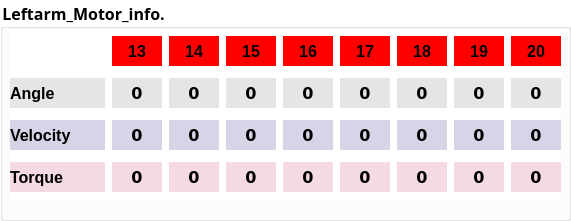
       <widget class="QGroupBox" name="groupBox_4">
        <property name="geometry">
         <rect>
          <x>10</x>
          <y>40</y>
          <width>571</width>
          <height>221</height>
         </rect>
        </property>
        <property name="font">
         <font>
          <family>微軟正黑體</family>
          <pointsize>12</pointsize>
          <weight>75</weight>
          <bold>true</bold>
         </font>
        </property>
        <property name="styleSheet">
         <string notr="true">background-color: rgb(255, 255, 255);</string>
        </property>
        <property name="title">
         <string>Leftarm_Motor_info.</string>
        </property>
        <widget class="QWidget" name="gridLayoutWidget">
         <property name="geometry">
          <rect>
           <x>10</x>
           <y>30</y>
           <width>551</width>
           <height>171</height>
          </rect>
         </property>
         <layout class="QGridLayout" name="gridLayout_2">
          <property name="horizontalSpacing">
           <number>7</number>
          </property>
          <item row="1" column="5">
           <widget class="QLabel" name="Leftarm_label_PresentAngle_5">
            <property name="maximumSize">
             <size>
              <width>50</width>
              <height>30</height>
             </size>
            </property>
            <property name="font">
             <font>
              <family>Bitstream Vera Sans</family>
              <pointsize>12</pointsize>
              <weight>75</weight>
              <italic>false</italic>
              <bold>true</bold>
             </font>
            </property>
            <property name="styleSheet">
             <string notr="true">background-color: rgb(229, 229, 229)</string>
            </property>
            <property name="text">
             <string>0</string>
            </property>
            <property name="alignment">
             <set>Qt::AlignCenter</set>
            </property>
           </widget>
          </item>
          <item row="1" column="1">
           <widget class="QLabel" name="Leftarm_label_PresentAngle">
            <property name="maximumSize">
             <size>
              <width>50</width>
              <height>30</height>
             </size>
            </property>
            <property name="font">
             <font>
              <family>Bitstream Vera Sans</family>
              <pointsize>12</pointsize>
              <weight>75</weight>
              <italic>false</italic>
              <bold>true</bold>
             </font>
            </property>
            <property name="styleSheet">
             <string notr="true">background-color: rgb(229, 229, 229)</string>
            </property>
            <property name="text">
             <string>0</string>
            </property>
            <property name="alignment">
             <set>Qt::AlignCenter</set>
            </property>
           </widget>
          </item>
          <item row="1" column="8">
           <widget class="QLabel" name="Leftarm_label_PresentAngle_8">
            <property name="maximumSize">
             <size>
              <width>50</width>
              <height>30</height>
             </size>
            </property>
            <property name="font">
             <font>
              <family>Bitstream Vera Sans</family>
              <pointsize>12</pointsize>
              <weight>75</weight>
              <italic>false</italic>
              <bold>true</bold>
             </font>
            </property>
            <property name="styleSheet">
             <string notr="true">background-color: rgb(229, 229, 229)</string>
            </property>
            <property name="text">
             <string>0</string>
            </property>
            <property name="alignment">
             <set>Qt::AlignCenter</set>
            </property>
           </widget>
          </item>
          <item row="2" column="0">
           <widget class="QLabel" name="LeftArm_label_title_presentvelocity">
            <property name="maximumSize">
             <size>
              <width>100</width>
              <height>16777215</height>
             </size>
            </property>
            <property name="font">
             <font>
              <pointsize>12</pointsize>
              <weight>75</weight>
              <bold>true</bold>
             </font>
            </property>
            <property name="styleSheet">
             <string notr="true">background-color: rgb(214, 212, 231)</string>
            </property>
            <property name="text">
             <string>Velocity</string>
            </property>
           </widget>
          </item>
          <item row="3" column="0">
           <widget class="QLabel" name="LeftArm_label_title_presenttorque">
            <property name="maximumSize">
             <size>
              <width>100</width>
              <height>16777215</height>
             </size>
            </property>
            <property name="font">
             <font>
              <pointsize>12</pointsize>
              <weight>75</weight>
              <bold>true</bold>
             </font>
            </property>
            <property name="styleSheet">
             <string notr="true">background-color: rgb(245, 217, 228);</string>
            </property>
            <property name="text">
             <string>Torque</string>
            </property>
           </widget>
          </item>
          <item row="1" column="0">
           <widget class="QLabel" name="LeftArm_label_title_presentangle">
            <property name="maximumSize">
             <size>
              <width>100</width>
              <height>16777215</height>
             </size>
            </property>
            <property name="font">
             <font>
              <pointsize>12</pointsize>
              <weight>75</weight>
              <bold>true</bold>
             </font>
            </property>
            <property name="styleSheet">
             <string notr="true">background-color: rgb(229, 229, 229)</string>
            </property>
            <property name="text">
             <string>Angle</string>
            </property>
           </widget>
          </item>
          <item row="0" column="4">
           <widget class="QLabel" name="Leftarm_label_ID_4">
            <property name="maximumSize">
             <size>
              <width>50</width>
              <height>30</height>
             </size>
            </property>
            <property name="font">
             <font>
              <pointsize>12</pointsize>
              <weight>75</weight>
              <italic>false</italic>
              <bold>true</bold>
             </font>
            </property>
            <property name="styleSheet">
             <string notr="true">background-color : rgb(255,0,0)</string>
            </property>
            <property name="text">
             <string>16</string>
            </property>
            <property name="alignment">
             <set>Qt::AlignCenter</set>
            </property>
           </widget>
          </item>
          <item row="0" column="2">
           <widget class="QLabel" name="Leftarm_label_ID_2">
            <property name="maximumSize">
             <size>
              <width>50</width>
              <height>30</height>
             </size>
            </property>
            <property name="font">
             <font>
              <pointsize>12</pointsize>
              <weight>75</weight>
              <italic>false</italic>
              <bold>true</bold>
             </font>
            </property>
            <property name="styleSheet">
             <string notr="true">background-color : rgb(255,0,0)</string>
            </property>
            <property name="text">
             <string>14</string>
            </property>
            <property name="alignment">
             <set>Qt::AlignCenter</set>
            </property>
           </widget>
          </item>
          <item row="0" column="3">
           <widget class="QLabel" name="Leftarm_label_ID_3">
            <property name="maximumSize">
             <size>
              <width>50</width>
              <height>30</height>
             </size>
            </property>
            <property name="font">
             <font>
              <pointsize>12</pointsize>
              <weight>75</weight>
              <italic>false</italic>
              <bold>true</bold>
             </font>
            </property>
            <property name="styleSheet">
             <string notr="true">background-color : rgb(255,0,0)</string>
            </property>
            <property name="text">
             <string>15</string>
            </property>
            <property name="alignment">
             <set>Qt::AlignCenter</set>
            </property>
           </widget>
          </item>
          <item row="0" column="5">
           <widget class="QLabel" name="Leftarm_label_ID_5">
            <property name="maximumSize">
             <size>
              <width>50</width>
              <height>30</height>
             </size>
            </property>
            <property name="font">
             <font>
              <pointsize>12</pointsize>
              <weight>75</weight>
              <italic>false</italic>
              <bold>true</bold>
             </font>
            </property>
            <property name="styleSheet">
             <string notr="true">background-color : rgb(255,0,0)</string>
            </property>
            <property name="text">
             <string>17</string>
            </property>
            <property name="alignment">
             <set>Qt::AlignCenter</set>
            </property>
           </widget>
          </item>
          <item row="0" column="1">
           <widget class="QLabel" name="Leftarm_label_ID">
            <property name="maximumSize">
             <size>
              <width>50</width>
              <height>30</height>
             </size>
            </property>
            <property name="font">
             <font>
              <pointsize>12</pointsize>
              <weight>75</weight>
              <italic>false</italic>
              <bold>true</bold>
             </font>
            </property>
            <property name="styleSheet">
             <string notr="true">background-color : rgb(255,0,0)</string>
            </property>
            <property name="text">
             <string>13</string>
            </property>
            <property name="alignment">
             <set>Qt::AlignCenter</set>
            </property>
           </widget>
          </item>
          <item row="0" column="6">
           <widget class="QLabel" name="Leftarm_label_ID_6">
            <property name="maximumSize">
             <size>
              <width>50</width>
              <height>30</height>
             </size>
            </property>
            <property name="font">
             <font>
              <pointsize>12</pointsize>
              <weight>75</weight>
              <italic>false</italic>
              <bold>true</bold>
             </font>
            </property>
            <property name="styleSheet">
             <string notr="true">background-color : rgb(255,0,0)</string>
            </property>
            <property name="text">
             <string>18</string>
            </property>
            <property name="alignment">
             <set>Qt::AlignCenter</set>
            </property>
           </widget>
          </item>
          <item row="0" column="7">
           <widget class="QLabel" name="Leftarm_label_ID_7">
            <property name="maximumSize">
             <size>
              <width>50</width>
              <height>30</height>
             </size>
            </property>
            <property name="font">
             <font>
              <pointsize>12</pointsize>
              <weight>75</weight>
              <italic>false</italic>
              <bold>true</bold>
             </font>
            </property>
            <property name="styleSheet">
             <string notr="true">background-color : rgb(255,0,0)</string>
            </property>
            <property name="text">
             <string>19</string>
            </property>
            <property name="alignment">
             <set>Qt::AlignCenter</set>
            </property>
           </widget>
          </item>
          <item row="0" column="8">
           <widget class="QLabel" name="Leftarm_label_ID_8">
            <property name="maximumSize">
             <size>
              <width>50</width>
              <height>30</height>
             </size>
            </property>
            <property name="font">
             <font>
              <pointsize>12</pointsize>
              <weight>75</weight>
              <italic>false</italic>
              <bold>true</bold>
             </font>
            </property>
            <property name="styleSheet">
             <string notr="true">background-color : rgb(255,0,0)</string>
            </property>
            <property name="text">
             <string>20</string>
            </property>
            <property name="alignment">
             <set>Qt::AlignCenter</set>
            </property>
           </widget>
          </item>
          <item row="1" column="7">
           <widget class="QLabel" name="Leftarm_label_PresentAngle_7">
            <property name="maximumSize">
             <size>
              <width>50</width>
              <height>30</height>
             </size>
            </property>
            <property name="font">
             <font>
              <family>Bitstream Vera Sans</family>
              <pointsize>12</pointsize>
              <weight>75</weight>
              <italic>false</italic>
              <bold>true</bold>
             </font>
            </property>
            <property name="styleSheet">
             <string notr="true">background-color: rgb(229, 229, 229)</string>
            </property>
            <property name="text">
             <string>0</string>
            </property>
            <property name="alignment">
             <set>Qt::AlignCenter</set>
            </property>
           </widget>
          </item>
          <item row="1" column="4">
           <widget class="QLabel" name="Leftarm_label_PresentAngle_4">
            <property name="maximumSize">
             <size>
              <width>50</width>
              <height>30</height>
             </size>
            </property>
            <property name="font">
             <font>
              <family>Bitstream Vera Sans</family>
              <pointsize>12</pointsize>
              <weight>75</weight>
              <italic>false</italic>
              <bold>true</bold>
             </font>
            </property>
            <property name="styleSheet">
             <string notr="true">background-color: rgb(229, 229, 229)</string>
            </property>
            <property name="text">
             <string>0</string>
            </property>
            <property name="alignment">
             <set>Qt::AlignCenter</set>
            </property>
           </widget>
          </item>
          <item row="1" column="3">
           <widget class="QLabel" name="Leftarm_label_PresentAngle_3">
            <property name="maximumSize">
             <size>
              <width>50</width>
              <height>30</height>
             </size>
            </property>
            <property name="font">
             <font>
              <family>Bitstream Vera Sans</family>
              <pointsize>12</pointsize>
              <weight>75</weight>
              <italic>false</italic>
              <bold>true</bold>
             </font>
            </property>
            <property name="styleSheet">
             <string notr="true">background-color: rgb(229, 229, 229)</string>
            </property>
            <property name="text">
             <string>0</string>
            </property>
            <property name="alignment">
             <set>Qt::AlignCenter</set>
            </property>
           </widget>
          </item>
          <item row="1" column="2">
           <widget class="QLabel" name="Leftarm_label_PresentAngle_2">
            <property name="maximumSize">
             <size>
              <width>50</width>
              <height>30</height>
             </size>
            </property>
            <property name="font">
             <font>
              <family>Bitstream Vera Sans</family>
              <pointsize>12</pointsize>
              <weight>75</weight>
              <italic>false</italic>
              <bold>true</bold>
             </font>
            </property>
            <property name="styleSheet">
             <string notr="true">background-color: rgb(229, 229, 229)</string>
            </property>
            <property name="text">
             <string>0</string>
            </property>
            <property name="alignment">
             <set>Qt::AlignCenter</set>
            </property>
           </widget>
          </item>
          <item row="2" column="2">
           <widget class="QLabel" name="Leftarm_label_PresentVelocity_2">
            <property name="maximumSize">
             <size>
              <width>50</width>
              <height>30</height>
             </size>
            </property>
            <property name="font">
             <font>
              <family>Bitstream Vera Sans</family>
              <pointsize>12</pointsize>
              <weight>75</weight>
              <bold>true</bold>
             </font>
            </property>
            <property name="styleSheet">
             <string notr="true">background-color: rgb(214, 212, 231)</string>
            </property>
            <property name="text">
             <string>0</string>
            </property>
            <property name="alignment">
             <set>Qt::AlignCenter</set>
            </property>
           </widget>
          </item>
          <item row="2" column="4">
           <widget class="QLabel" name="Leftarm_label_PresentVelocity_4">
            <property name="maximumSize">
             <size>
              <width>50</width>
              <height>30</height>
             </size>
            </property>
            <property name="font">
             <font>
              <family>Bitstream Vera Sans</family>
              <pointsize>12</pointsize>
              <weight>75</weight>
              <bold>true</bold>
             </font>
            </property>
            <property name="styleSheet">
             <string notr="true">background-color: rgb(214, 212, 231)</string>
            </property>
            <property name="text">
             <string>0</string>
            </property>
            <property name="alignment">
             <set>Qt::AlignCenter</set>
            </property>
           </widget>
          </item>
          <item row="2" column="3">
           <widget class="QLabel" name="Leftarm_label_PresentVelocity_3">
            <property name="maximumSize">
             <size>
              <width>50</width>
              <height>30</height>
             </size>
            </property>
            <property name="font">
             <font>
              <family>Bitstream Vera Sans</family>
              <pointsize>12</pointsize>
              <weight>75</weight>
              <bold>true</bold>
             </font>
            </property>
            <property name="styleSheet">
             <string notr="true">background-color: rgb(214, 212, 231)</string>
            </property>
            <property name="text">
             <string>0</string>
            </property>
            <property name="alignment">
             <set>Qt::AlignCenter</set>
            </property>
           </widget>
          </item>
          <item row="2" column="8">
           <widget class="QLabel" name="Leftarm_label_PresentVelocity_8">
            <property name="maximumSize">
             <size>
              <width>50</width>
              <height>30</height>
             </size>
            </property>
            <property name="font">
             <font>
              <family>Bitstream Vera Sans</family>
              <pointsize>12</pointsize>
              <weight>75</weight>
              <bold>true</bold>
             </font>
            </property>
            <property name="styleSheet">
             <string notr="true">background-color: rgb(214, 212, 231)</string>
            </property>
            <property name="text">
             <string>0</string>
            </property>
            <property name="alignment">
             <set>Qt::AlignCenter</set>
            </property>
           </widget>
          </item>
          <item row="2" column="6">
           <widget class="QLabel" name="Leftarm_label_PresentVelocity_6">
            <property name="maximumSize">
             <size>
              <width>50</width>
              <height>30</height>
             </size>
            </property>
            <property name="font">
             <font>
              <family>Bitstream Vera Sans</family>
              <pointsize>12</pointsize>
              <weight>75</weight>
              <bold>true</bold>
             </font>
            </property>
            <property name="styleSheet">
             <string notr="true">background-color: rgb(214, 212, 231)</string>
            </property>
            <property name="text">
             <string>0</string>
            </property>
            <property name="alignment">
             <set>Qt::AlignCenter</set>
            </property>
           </widget>
          </item>
          <item row="2" column="1">
           <widget class="QLabel" name="Leftarm_label_PresentVelocity">
            <property name="maximumSize">
             <size>
              <width>50</width>
              <height>30</height>
             </size>
            </property>
            <property name="font">
             <font>
              <family>Bitstream Vera Sans</family>
              <pointsize>12</pointsize>
              <weight>75</weight>
              <bold>true</bold>
             </font>
            </property>
            <property name="styleSheet">
             <string notr="true">background-color: rgb(214, 212, 231)</string>
            </property>
            <property name="text">
             <string>0</string>
            </property>
            <property name="alignment">
             <set>Qt::AlignCenter</set>
            </property>
           </widget>
          </item>
          <item row="2" column="7">
           <widget class="QLabel" name="Leftarm_label_PresentVelocity_7">
            <property name="maximumSize">
             <size>
              <width>50</width>
              <height>30</height>
             </size>
            </property>
            <property name="font">
             <font>
              <family>Bitstream Vera Sans</family>
              <pointsize>12</pointsize>
              <weight>75</weight>
              <bold>true</bold>
             </font>
            </property>
            <property name="styleSheet">
             <string notr="true">background-color: rgb(214, 212, 231)</string>
            </property>
            <property name="text">
             <string>0</string>
            </property>
            <property name="alignment">
             <set>Qt::AlignCenter</set>
            </property>
           </widget>
          </item>
          <item row="1" column="6">
           <widget class="QLabel" name="Leftarm_label_PresentAngle_6">
            <property name="maximumSize">
             <size>
              <width>50</width>
              <height>30</height>
             </size>
            </property>
            <property name="font">
             <font>
              <family>Bitstream Vera Sans</family>
              <pointsize>12</pointsize>
              <weight>75</weight>
              <italic>false</italic>
              <bold>true</bold>
             </font>
            </property>
            <property name="styleSheet">
             <string notr="true">background-color: rgb(229, 229, 229)</string>
            </property>
            <property name="text">
             <string>0</string>
            </property>
            <property name="alignment">
             <set>Qt::AlignCenter</set>
            </property>
           </widget>
          </item>
          <item row="2" column="5">
           <widget class="QLabel" name="Leftarm_label_PresentVelocity_5">
            <property name="maximumSize">
             <size>
              <width>50</width>
              <height>30</height>
             </size>
            </property>
            <property name="font">
             <font>
              <family>Bitstream Vera Sans</family>
              <pointsize>12</pointsize>
              <weight>75</weight>
              <bold>true</bold>
             </font>
            </property>
            <property name="styleSheet">
             <string notr="true">background-color: rgb(214, 212, 231)</string>
            </property>
            <property name="text">
             <string>0</string>
            </property>
            <property name="alignment">
             <set>Qt::AlignCenter</set>
            </property>
           </widget>
          </item>
          <item row="3" column="1">
           <widget class="QLabel" name="Leftarm_label_PresentTorque">
            <property name="maximumSize">
             <size>
              <width>50</width>
              <height>30</height>
             </size>
            </property>
            <property name="font">
             <font>
              <family>Bitstream Vera Sans</family>
              <pointsize>12</pointsize>
              <weight>75</weight>
              <bold>true</bold>
             </font>
            </property>
            <property name="styleSheet">
             <string notr="true">background-color: rgb(245, 217, 228);</string>
            </property>
            <property name="text">
             <string>0</string>
            </property>
            <property name="alignment">
             <set>Qt::AlignCenter</set>
            </property>
           </widget>
          </item>
          <item row="3" column="2">
           <widget class="QLabel" name="Leftarm_label_PresentTorque_2">
            <property name="maximumSize">
             <size>
              <width>50</width>
              <height>30</height>
             </size>
            </property>
            <property name="font">
             <font>
              <family>Bitstream Vera Sans</family>
              <pointsize>12</pointsize>
              <weight>75</weight>
              <bold>true</bold>
             </font>
            </property>
            <property name="styleSheet">
             <string notr="true">background-color: rgb(245, 217, 228);</string>
            </property>
            <property name="text">
             <string>0</string>
            </property>
            <property name="alignment">
             <set>Qt::AlignCenter</set>
            </property>
           </widget>
          </item>
          <item row="3" column="3">
           <widget class="QLabel" name="Leftarm_label_PresentTorque_3">
            <property name="maximumSize">
             <size>
              <width>50</width>
              <height>30</height>
             </size>
            </property>
            <property name="font">
             <font>
              <family>Bitstream Vera Sans</family>
              <pointsize>12</pointsize>
              <weight>75</weight>
              <bold>true</bold>
             </font>
            </property>
            <property name="styleSheet">
             <string notr="true">background-color: rgb(245, 217, 228);</string>
            </property>
            <property name="text">
             <string>0</string>
            </property>
            <property name="alignment">
             <set>Qt::AlignCenter</set>
            </property>
           </widget>
          </item>
          <item row="3" column="4">
           <widget class="QLabel" name="Leftarm_label_PresentTorque_4">
            <property name="maximumSize">
             <size>
              <width>50</width>
              <height>30</height>
             </size>
            </property>
            <property name="font">
             <font>
              <family>Bitstream Vera Sans</family>
              <pointsize>12</pointsize>
              <weight>75</weight>
              <bold>true</bold>
             </font>
            </property>
            <property name="styleSheet">
             <string notr="true">background-color: rgb(245, 217, 228);</string>
            </property>
            <property name="text">
             <string>0</string>
            </property>
            <property name="alignment">
             <set>Qt::AlignCenter</set>
            </property>
           </widget>
          </item>
          <item row="3" column="5">
           <widget class="QLabel" name="Leftarm_label_PresentTorque_5">
            <property name="maximumSize">
             <size>
              <width>50</width>
              <height>30</height>
             </size>
            </property>
            <property name="font">
             <font>
              <family>Bitstream Vera Sans</family>
              <pointsize>12</pointsize>
              <weight>75</weight>
              <bold>true</bold>
             </font>
            </property>
            <property name="styleSheet">
             <string notr="true">background-color: rgb(245, 217, 228);</string>
            </property>
            <property name="text">
             <string>0</string>
            </property>
            <property name="alignment">
             <set>Qt::AlignCenter</set>
            </property>
           </widget>
          </item>
          <item row="3" column="6">
           <widget class="QLabel" name="Leftarm_label_PresentTorque_6">
            <property name="maximumSize">
             <size>
              <width>50</width>
              <height>30</height>
             </size>
            </property>
            <property name="font">
             <font>
              <family>Bitstream Vera Sans</family>
              <pointsize>12</pointsize>
              <weight>75</weight>
              <bold>true</bold>
             </font>
            </property>
            <property name="styleSheet">
             <string notr="true">background-color: rgb(245, 217, 228);</string>
            </property>
            <property name="text">
             <string>0</string>
            </property>
            <property name="alignment">
             <set>Qt::AlignCenter</set>
            </property>
           </widget>
          </item>
          <item row="3" column="7">
           <widget class="QLabel" name="Leftarm_label_PresentTorque_7">
            <property name="maximumSize">
             <size>
              <width>50</width>
              <height>30</height>
             </size>
            </property>
            <property name="font">
             <font>
              <family>Bitstream Vera Sans</family>
              <pointsize>12</pointsize>
              <weight>75</weight>
              <bold>true</bold>
             </font>
            </property>
            <property name="styleSheet">
             <string notr="true">background-color: rgb(245, 217, 228);</string>
            </property>
            <property name="text">
             <string>0</string>
            </property>
            <property name="alignment">
             <set>Qt::AlignCenter</set>
            </property>
           </widget>
          </item>
          <item row="3" column="8">
           <widget class="QLabel" name="Leftarm_label_PresentTorque_8">
            <property name="maximumSize">
             <size>
              <width>50</width>
              <height>30</height>
             </size>
            </property>
            <property name="font">
             <font>
              <family>Bitstream Vera Sans</family>
              <pointsize>12</pointsize>
              <weight>75</weight>
              <bold>true</bold>
             </font>
            </property>
            <property name="styleSheet">
             <string notr="true">background-color: rgb(245, 217, 228);</string>
            </property>
            <property name="text">
             <string>0</string>
            </property>
            <property name="alignment">
             <set>Qt::AlignCenter</set>
            </property>
           </widget>
          </item>
         </layout>
        </widget>
       </widget>
